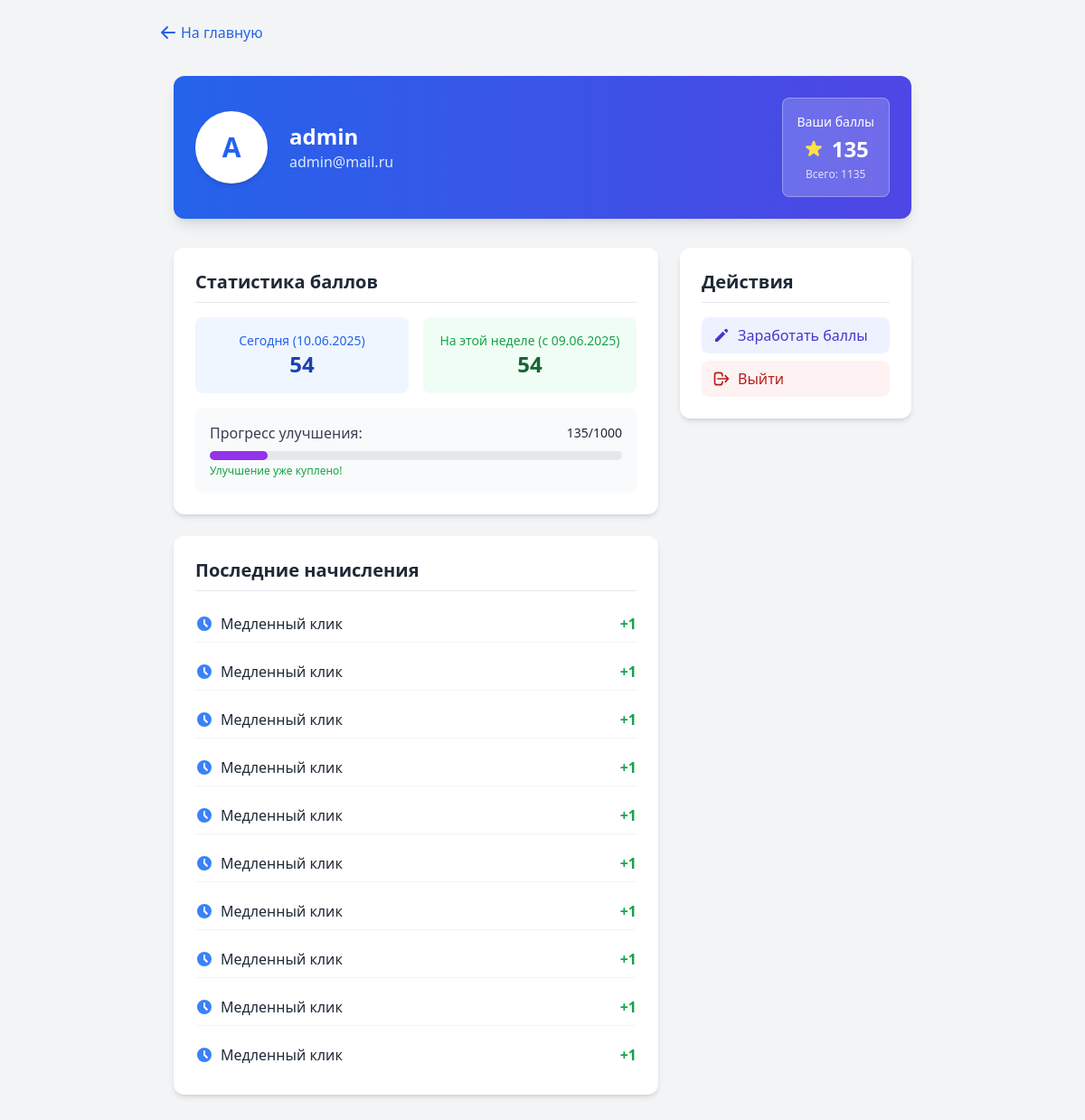
Screenshot of /profile/ (signed in) with the database file from the repository.
### core/models.py (models this page shows, shortened)
class User(AbstractUser):
    bio = models.TextField(blank=True)
    avatar = models.ImageField(upload_to='avatars/', blank=True, null=True)
    class Meta:
        verbose_name = 'Пользователь'
        verbose_name_plural = 'Пользователи'

class UserPoints(models.Model):
    SLOW_CLICK_COOLDOWN = timedelta(minutes=15)
    MESSAGE_COST = 100
    UPGRADE_COST = 1000
    DAILY_FAST_CLICKS_LIMIT = 100
    FAST_CLICK_MIN = 5
    FAST_CLICK_MAX = 10
    FAST_CLICK_UPGRADED_MIN = 10
    FAST_CLICK_UPGRADED_MAX = 20
    user = models.OneToOneField(User, on_delete=models.CASCADE, related_name='points_profile')
    points = models.PositiveIntegerField(default=0, validators=[MinValueValidator(0)])
    total_points = models.PositiveIntegerField(default=0)
    is_upgraded = models.BooleanField(default=False)
    last_slow_click = models.DateTimeField(null=True, blank=True)
    last_activity = models.DateTimeField(auto_now=True)
    fast_clicks_today = models.PositiveIntegerField(default=0)
    first_click_today = models.DateTimeField(null=True, blank=True)  # Новое поле для времени первого клика
    objects = UserPointsManager()
    class Meta:
        indexes = [
            models.Index(fields=['user']),
            models.Index(fields=['last_activity']),
        ]
    def get_daily_points(self, date=None):
        date = date or timezone.now().date()
        return self.history.filter(
            created_at__date=date,
            type__in=['slow_click', 'fast_click', 'bonus']
        ).aggregate(total=Sum('amount'))['total'] or 0
    def get_weekly_points(self):
        week_ago = timezone.now() - timedelta(days=7)
        return self.history.filter(
            created_at__gte=week_ago,
            type__in=['slow_click', 'fast_click', 'bonus']
        ).aggregate(total=Sum('amount'))['total'] or 0

class PointHistory(models.Model):
    TYPE_CHOICES = [
        ('slow_click', 'Медленный клик'),
        ('fast_click', 'Быстрый клик'),
        ('spend', 'Списание'),
        ('chat', 'Чат'),
        ('upgrade', 'Улучшение'),
        ('bonus', 'Бонус'),
        ('other', 'Другое'),
    ]
    user_points = models.ForeignKey(UserPoints, on_delete=models.CASCADE, related_name='history')
    amount = models.IntegerField()
    type = models.CharField(max_length=20, choices=TYPE_CHOICES)
    created_at = models.DateTimeField(auto_now_add=True)
    reason = models.CharField(max_length=255, blank=True, default="")
    class Meta:
        ordering = ['-created_at']
        indexes = [
            models.Index(fields=['-created_at']),
            models.Index(fields=['user_points']),
        ]

### core/views.py (the view)
# urls.py: path('profile/', profile_view, name='profile'),
@login_required
def profile_view(request):
    try:
        user_points = UserPoints.objects.get(user=request.user)
        today = timezone.now().date()
        start_of_week = today - timedelta(days=today.weekday())
        context = {
            'user_points': user_points,
            'daily_points': user_points.get_daily_points(),
            'weekly_points': user_points.get_weekly_points(),
            'remaining_points': max(0, 1000 - user_points.points),
            'point_history': user_points.history.all().order_by('-created_at')[:10],
            'start_of_week': start_of_week.strftime('%d.%m.%Y'),
            'today': today.strftime('%d.%m.%Y')
        }
        return render(request, 'user/profile.html', context)
    except ObjectDoesNotExist:
        user_points = UserPoints.objects.create(user=request.user)
        return redirect('profile')

### core/templates/user/profile.html (shortened to what this page needs)
{% extends 'base.html' %}
{% load tz %}
{% load static %}
{% block content %}
{% timezone "Europe/Moscow" %}
<a href="{% url 'home' %}" class="inline-flex items-center text-blue-600 hover:text-blue-800 transition-colors">
    <svg xmlns="http://www.w3.org/2000/svg" class="h-5 w-5 mr-1" viewBox="0 0 20 20" fill="currentColor">
        <path fill-rule="evenodd" d="M9.707 16.707a1 1 0 01-1.414 0l-6-6a1 1 0 010-1.414l6-6a1 1 0 011.414 1.414L5.414 9H17a1 1 0 110 2H5.414l4.293 4.293a1 1 0 010 1.414z" clip-rule="evenodd" />
    </svg>
    На главную
</a>
<div class="max-w-4xl mx-auto px-4 py-8">
    <div class="bg-gradient-to-r from-blue-600 to-indigo-600 rounded-xl p-6 shadow-lg mb-8">
        <div class="flex items-center justify-between">
            <div class="flex items-center">
                <div class="w-20 h-20 rounded-full bg-white flex items-center justify-center shadow-md mr-6">
                    <span class="text-3xl font-bold text-blue-600">
                        {{ request.user.first_name|first|default:request.user.username|first|upper }}
                    </span>
                </div>
                <div>
                    <h1 class="text-2xl font-bold text-white">
                        {{ request.user.get_full_name|default:request.user.username }}
                    </h1>
                    <p class="text-blue-100">{{ request.user.email }}</p>
                </div>
            </div>
            <div class="bg-white/20 backdrop-blur-sm rounded-lg p-4 text-center border border-white/30">
                <div class="text-white text-sm mb-1">Ваши баллы</div>
                <div class="flex items-center justify-center space-x-2">
                    <span class="text-2xl font-bold text-white">{{ user_points.points }}</span>
                </div>
                <div class="text-white/80 text-xs mt-1">Всего: {{ user_points.total_points }}</div>
            </div>
        </div>
    </div>
    <div class="grid grid-cols-1 md:grid-cols-3 gap-6">
        <div class="md:col-span-2 space-y-6">
            <div class="bg-white rounded-xl shadow-md p-6">
                <h2 class="text-xl font-semibold mb-4 text-gray-800 border-b pb-2">Статистика баллов</h2>
                <div class="space-y-4">
                    <div class="grid grid-cols-2 gap-4">
                        <div class="bg-blue-50 rounded-lg p-4 text-center">
                            <div class="text-blue-600 text-sm">Сегодня ({{ today }})</div>
                            <div class="text-2xl font-bold text-blue-800">{{ daily_points }}</div>
                        </div>
                        <div class="bg-green-50 rounded-lg p-4 text-center">
                            <div class="text-green-600 text-sm">На этой неделе (с {{ start_of_week }})</div>
                            <div class="text-2xl font-bold text-green-800">{{ weekly_points }}</div>
                        </div>
                    </div>
                    <div class="bg-gray-50 rounded-lg p-4">
                        <div class="flex justify-between items-center mb-2">
                            <span class="text-gray-700">Прогресс улучшения:</span>
                            <span class="text-sm font-medium">
                                {{ user_points.points }}/1000
                            </span>
                        </div>
                        <div class="w-full bg-gray-200 rounded-full h-2.5">
                            <div class="bg-purple-600 h-2.5 rounded-full"
                                 style="width: {% widthratio user_points.points 1000 100 %}%"></div>
                        </div>
                        <div class="text-xs text-gray-500 mt-1">
                            {% if user_points.is_upgraded %}
                                <span class="text-green-600">Улучшение уже куплено!</span>
                            {% else %}
                                Нужно еще {{ remaining_points }} баллов для улучшения
                            {% endif %}
                        </div>
                    </div>
                </div>
            </div>
            <div class="bg-white rounded-xl shadow-md p-6">
                <h2 class="text-xl font-semibold mb-4 text-gray-800 border-b pb-2">Последние начисления</h2>
                <div class="space-y-3">
                    {% for entry in point_history %}
                    <div class="flex justify-between items-center py-2 border-b border-gray-100 last:border-0">
                        <div class="flex items-center">
                            {% if entry.type == 'fast' %}
                            <svg xmlns="http://www.w3.org/2000/svg" class="h-5 w-5 text-yellow-500 mr-2" viewBox="0 0 20 20" fill="currentColor">
                                <path fill-rule="evenodd" d="M11.3 1.046A1 1 0 0112 2v5h4a1 1 0 01.82 1.573l-7 10A1 1 0 018 18v-5H4a1 1 0 01-.82-1.573l7-10a1 1 0 011.12-.38z" clip-rule="evenodd" />
                            </svg>
                            {% else %}
                            <svg xmlns="http://www.w3.org/2000/svg" class="h-5 w-5 text-blue-500 mr-2" viewBox="0 0 20 20" fill="currentColor">
                                <path fill-rule="evenodd" d="M10 18a8 8 0 100-16 8 8 0 000 16zm1-12a1 1 0 10-2 0v4a1 1 0 00.293.707l2.828 2.829a1 1 0 101.415-1.415L11 9.586V6z" clip-rule="evenodd" />
                            </svg>
                            {% endif %}
                            <div>
                                <div class="font-medium">{{ entry.get_type_display }}</div>
                            </div>
                        </div>
                        <div class="text-right">
                            <span class="font-bold text-green-600">+{{ entry.amount }}</span>
                        </div>
                    </div>
                    {% empty %}
                    <div class="text-center text-gray-500 py-4">Нет данных о начислениях</div>
                    {% endfor %}
                </div>
            </div>
        </div>
        <div class="space-y-6">
            <div class="bg-white rounded-xl shadow-md p-6">
                <h2 class="text-xl font-semibold mb-4 text-gray-800 border-b pb-2">Действия</h2>
                <div class="space-y-2">
                    <a href="{% url 'grind_main' %}" class="flex items-center px-3 py-2 bg-indigo-50 text-indigo-700 rounded-lg hover:bg-indigo-100 transition-colors">
                        <svg xmlns="http://www.w3.org/2000/svg" class="h-5 w-5 mr-2" viewBox="0 0 20 20" fill="currentColor">
                            <path d="M13.586 3.586a2 2 0 112.828 2.828l-.793.793-2.828-2.828.793-.793zM11.379 5.793L3 14.172V17h2.828l8.38-8.379-2.83-2.828z" />
                        </svg>
                        Заработать баллы
                    </a>
                    <a href="{% url 'logout' %}" class="flex items-center px-3 py-2 bg-red-50 text-red-700 rounded-lg hover:bg-red-100 transition-colors">
                        <svg xmlns="http://www.w3.org/2000/svg" class="h-5 w-5 mr-2" fill="none" viewBox="0 0 24 24" stroke="currentColor">
                            <path stroke-linecap="round" stroke-linejoin="round" stroke-width="2" d="M17 16l4-4m0 0l-4-4m4 4H7m6 4v1a3 3 0 01-3 3H6a3 3 0 01-3-3V7a3 3 0 013-3h4a3 3 0 013 3v1" />
                        </svg>
                        Выйти
                    </a>
                </div>
            </div>
        </div>
    </div>
</div>
{% endtimezone %}
{% endblock %}

### rows the page displays
User: user.first_name|first "A", user.get_full_name "admin", user.email "admin@mail.ru"
UserPoints: points "135", total_points "1135"
PointHistory: type "Медленный клик", amount "1"
PointHistory: type "Медленный клик", amount "1"
PointHistory: type "Медленный клик", amount "1"
PointHistory: type "Медленный клик", amount "1"
PointHistory: type "Медленный клик", amount "1"
PointHistory: type "Медленный клик", amount "1"
PointHistory: type "Медленный клик", amount "1"
PointHistory: type "Медленный клик", amount "1"
PointHistory: type "Медленный клик", amount "1"
PointHistory: type "Медленный клик", amount "1"

### other values shown
{{ today }} "10.06.2025"
{{ daily_points }} "54"
{{ start_of_week }} "09.06.2025"
{{ weekly_points }} "54"
